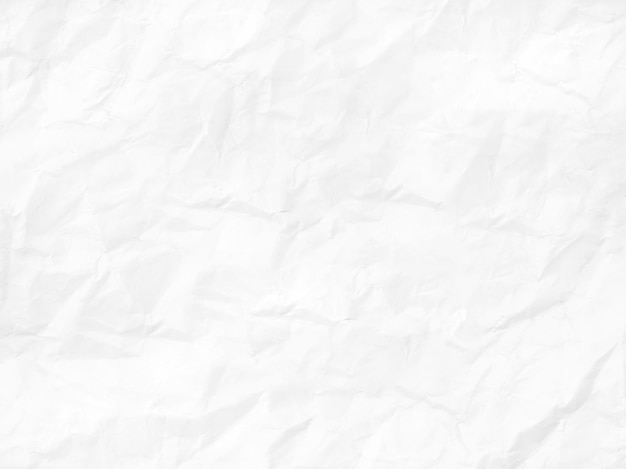
#> input picture background.jpg, 626 x 469 px
$ python app.py
#> lines starting #> are read from the running program, lines starting #| are printed output that depends on the picture
### clsglobal.py
from PIL import Image, ImageDraw, ImageFont,ImageFilter
import random
import os

def gen_txt2img(index, content, font_size=30, font_color="black", font_path="KhmerOScontent.ttf",
                background_image_path=None, noise_level=0.05, opacity=255, blur_level=0,
                noise_type='gaussian', output_format="png", padding=2):

#> called with index = 1, content = 'សួស្តី ប្រទេសកម្ពុជា! ប៊ីន សុភ័ក្ត្រា', font_size = 40, font_color = 'black', font_path = 'KhmerOScontent.ttf', background_image_path = 'background.jpg', noise_level = 0.03, opacity = 200
    current_path = os.getcwd()
    output_path = os.path.join(current_path, "output")
    os.makedirs(output_path, exist_ok=True)

    # Load the font, using a default one if the specified font is not available
    try:
        font = ImageFont.truetype(font_path, font_size)
    except IOError:
        print("Font file not found. Please make sure you have the Khmer font installed.")
        font = ImageFont.load_default()

    # Create a temporary image to calculate text size
    temp_image = Image.new('RGBA', (1, 1), color=(0, 0, 0, 0))
    draw = ImageDraw.Draw(temp_image)
    bbox = draw.textbbox((0, 0), content, font=font)
    text_width, text_height = bbox[2] - bbox[0], bbox[3] - bbox[1]

    # Adjust the background image size to fit the text with padding
    image_width = text_width + 2 * padding
    image_height = text_height + 2 * padding

    # Load the background image or create a plain background if not provided
    if background_image_path and os.path.isfile(background_image_path):
        bg_image = Image.open(background_image_path).convert("RGBA")
        bg_image = bg_image.resize((image_width, image_height), Image.Resampling.LANCZOS)
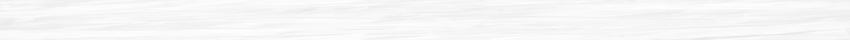
#> bg_image: PIL image 850x40 RGBA; mean R, G, B, A 246.4, 246.4, 246.4, 255
    else:
        # Default background if no image is provided
        bg_image = Image.new('RGBA', (image_width, image_height), color=(255, 255, 255, 255))  # White background

    # Create an image for the text with transparency
    text_image = Image.new('RGBA', (text_width, text_height), (0, 0, 0, 0))
#> text_image: PIL image 846x36 RGBA; every value is 0
    text_draw = ImageDraw.Draw(text_image)
    text_draw.text((0, 0), content, font=font, fill=(0, 0, 0, opacity))

    # Center the text image onto the background image
    x = (bg_image.width - text_image.width) // 2
#> x = 2
    y = (bg_image.height - text_image.height) // 2
#> y = 2
    bg_image.paste(text_image, (x, y), text_image)
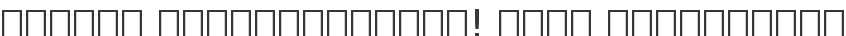
#> text_image: PIL image 846x36 RGBA; mean R, G, B, A 0, 0, 0, 32.5; transparent parts drawn white
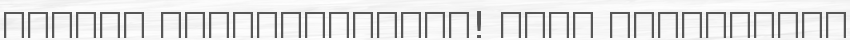
#> bg_image: PIL image 850x40 RGBA; mean R, G, B, A 218.3, 218.3, 218.3, 247.4; transparent parts drawn white

    # Generate noise based on the specified type
    if noise_level > 0:
        noise = Image.effect_noise((bg_image.width, bg_image.height), int(noise_level * 100))
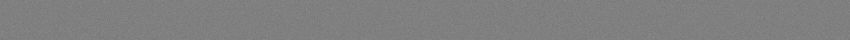
#> noise: PIL image 850x40 L; min 114, max 140, mean 127.5
        noise = noise.convert("RGBA")
#> noise: PIL image 850x40 RGBA

        if noise_type == 'gaussian':
            noise = noise.point(lambda i: i * random.uniform(0.5, 1.5))
        elif noise_type == 'salt_pepper':
            noise = noise.point(lambda i: 0 if random.random() < 0.5 else 255)

        # Blend the noise with the background image
        bg_image = Image.blend(bg_image, noise, alpha=0.2)
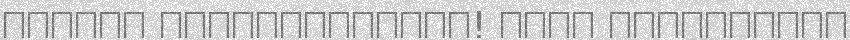
#> bg_image: PIL image 850x40 RGBA; mean R, G, B, A 191.2, 191.2, 191.2, 197.8; transparent parts drawn white

    # Apply blur effect if specified
    if blur_level > 0:
        bg_image = bg_image.filter(ImageFilter.GaussianBlur(blur_level))
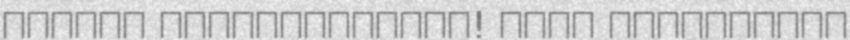
#> bg_image: PIL image 850x40 RGBA; mean R, G, B, A 190.6, 190.6, 190.6, 197.8; transparent parts drawn white

    # Save the final image to a file
    output_file = os.path.join(output_path, f"{index}.{output_format}")
    bg_image = bg_image.convert("RGB")  # Convert to RGB before saving to handle non-transparent formats
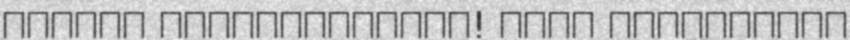
#> bg_image: PIL image 850x40 RGB; min 53, max 240, mean 190.6
    bg_image.save(output_file, format=output_format.upper())

    print(f"Image saved at: {output_file}")

# [24 lines left out: function gen_txt2img2, not called in this run]

### app.py
from clsglobal import gen_txt2img

content = "សួស្តី ប្រទេសកម្ពុជា! ប៊ីន សុភ័ក្ត្រា"


gen_txt2img(index=1, content=content, font_size=40, font_color="black",
            background_image_path="background.jpg", noise_level=0.03, opacity=200,
            blur_level=1, noise_type='salt_pepper', output_format="png")
